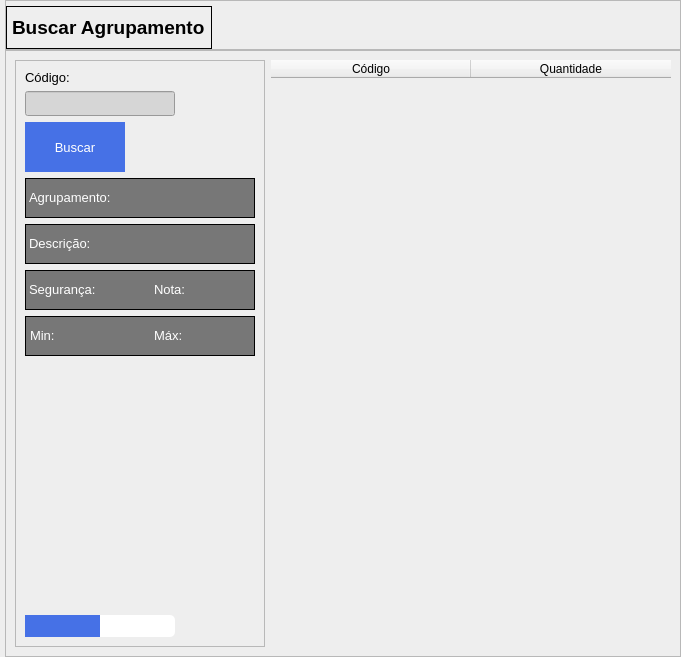
            <widget class="QWidget" name="search">
             <property name="styleSheet">
              <string notr="true">background-color: rgb(238, 238, 238);</string>
             </property>
             <layout class="QVBoxLayout" name="verticalLayout_7">
              <property name="spacing">
               <number>0</number>
              </property>
              <property name="leftMargin">
               <number>5</number>
              </property>
              <property name="topMargin">
               <number>0</number>
              </property>
              <property name="rightMargin">
               <number>0</number>
              </property>
              <property name="bottomMargin">
               <number>0</number>
              </property>
              <item>
               <widget class="QFrame" name="search_top_frame">
                <property name="minimumSize">
                 <size>
                  <width>0</width>
                  <height>50</height>
                 </size>
                </property>
                <property name="frameShape">
                 <enum>QFrame::StyledPanel</enum>
                </property>
                <property name="frameShadow">
                 <enum>QFrame::Raised</enum>
                </property>
                <layout class="QHBoxLayout" name="horizontalLayout_7">
                 <property name="spacing">
                  <number>0</number>
                 </property>
                 <property name="leftMargin">
                  <number>0</number>
                 </property>
                 <property name="topMargin">
                  <number>5</number>
                 </property>
                 <property name="rightMargin">
                  <number>0</number>
                 </property>
                 <property name="bottomMargin">
                  <number>0</number>
                 </property>
                 <item>
                  <widget class="QLabel" name="search_title">
                   <property name="minimumSize">
                    <size>
                     <width>100</width>
                     <height>0</height>
                    </size>
                   </property>
                   <property name="font">
                    <font>
                     <pointsize>14</pointsize>
                     <weight>75</weight>
                     <bold>true</bold>
                    </font>
                   </property>
                   <property name="frameShape">
                    <enum>QFrame::Box</enum>
                   </property>
                   <property name="text">
                    <string>Buscar Agrupamento</string>
                   </property>
                  </widget>
                 </item>
                 <item>
                  <spacer name="horizontalSpacer">
                   <property name="orientation">
                    <enum>Qt::Horizontal</enum>
                   </property>
                   <property name="sizeHint" stdset="0">
                    <size>
                     <width>40</width>
                     <height>20</height>
                    </size>
                   </property>
                  </spacer>
                 </item>
                </layout>
               </widget>
              </item>
              <item>
               <widget class="QFrame" name="base_frame_search">
                <property name="styleSheet">
                 <string notr="true">background-color: rgb(238, 238, 238);</string>
                </property>
                <property name="frameShape">
                 <enum>QFrame::StyledPanel</enum>
                </property>
                <property name="frameShadow">
                 <enum>QFrame::Raised</enum>
                </property>
                <layout class="QHBoxLayout" name="horizontalLayout_8">
                 <item>
                  <widget class="QFrame" name="search_opt_frame">
                   <property name="minimumSize">
                    <size>
                     <width>250</width>
                     <height>0</height>
                    </size>
                   </property>
                   <property name="maximumSize">
                    <size>
                     <width>300</width>
                     <height>16777215</height>
                    </size>
                   </property>
                   <property name="frameShape">
                    <enum>QFrame::StyledPanel</enum>
                   </property>
                   <property name="frameShadow">
                    <enum>QFrame::Raised</enum>
                   </property>
                   <layout class="QVBoxLayout" name="verticalLayout_8">
                    <item>
                     <widget class="QLabel" name="agrup_label">
                      <property name="minimumSize">
                       <size>
                        <width>0</width>
                        <height>15</height>
                       </size>
                      </property>
                      <property name="maximumSize">
                       <size>
                        <width>50</width>
                        <height>20</height>
                       </size>
                      </property>
                      <property name="font">
                       <font>
                        <pointsize>10</pointsize>
                       </font>
                      </property>
                      <property name="styleSheet">
                       <string notr="true">color: rgb(0, 0, 0)</string>
                      </property>
                      <property name="text">
                       <string>Código:</string>
                      </property>
                     </widget>
                    </item>
                    <item>
                     <widget class="QLineEdit" name="lineEdit">
                      <property name="minimumSize">
                       <size>
                        <width>0</width>
                        <height>25</height>
                       </size>
                      </property>
                      <property name="maximumSize">
                       <size>
                        <width>150</width>
                        <height>16777215</height>
                       </size>
                      </property>
                      <property name="styleSheet">
                       <string notr="true">color: rgb(0, 0, 0);
background-color: rgb(214, 214, 214);</string>
                      </property>
                      <property name="inputMask">
                       <string notr="true"/>
                      </property>
                      <property name="text">
                       <string/>
                      </property>
                     </widget>
                    </item>
                    <item>
                     <widget class="QPushButton" name="search_start">
                      <property name="minimumSize">
                       <size>
                        <width>0</width>
                        <height>50</height>
                       </size>
                      </property>
                      <property name="maximumSize">
                       <size>
                        <width>100</width>
                        <height>100</height>
                       </size>
                      </property>
                      <property name="font">
                       <font>
                        <pointsize>10</pointsize>
                       </font>
                      </property>
                      <property name="focusPolicy">
                       <enum>Qt::WheelFocus</enum>
                      </property>
                      <property name="styleSheet">
                       <string notr="true">QPushButton {
	background-color: rgb(70, 113, 230);
    color: rgb(255, 255, 255);
    border: None;
}
QPushButton:pressed {
    background-color: rgb(100, 100, 100);
}</string>
                      </property>
                      <property name="text">
                       <string>Buscar</string>
                      </property>
                      <property name="default">
                       <bool>true</bool>
                      </property>
                      <property name="flat">
                       <bool>true</bool>
                      </property>
                     </widget>
                    </item>
                    <item>
                     <widget class="QFrame" name="frame_14">
                      <property name="minimumSize">
                       <size>
                        <width>160</width>
                        <height>40</height>
                       </size>
                      </property>
                      <property name="styleSheet">
                       <string notr="true">background-color: rgb(119, 119, 119);</string>
                      </property>
                      <property name="frameShape">
                       <enum>QFrame::Box</enum>
                      </property>
                      <property name="frameShadow">
                       <enum>QFrame::Plain</enum>
                      </property>
                      <layout class="QHBoxLayout" name="horizontalLayout_13">
                       <property name="spacing">
                        <number>0</number>
                       </property>
                       <property name="leftMargin">
                        <number>3</number>
                       </property>
                       <property name="topMargin">
                        <number>0</number>
                       </property>
                       <property name="rightMargin">
                        <number>0</number>
                       </property>
                       <property name="bottomMargin">
                        <number>0</number>
                       </property>
                       <item>
                        <widget class="QLabel" name="agrup">
                         <property name="minimumSize">
                          <size>
                           <width>0</width>
                           <height>25</height>
                          </size>
                         </property>
                         <property name="maximumSize">
                          <size>
                           <width>16777215</width>
                           <height>25</height>
                          </size>
                         </property>
                         <property name="font">
                          <font>
                           <pointsize>10</pointsize>
                          </font>
                         </property>
                         <property name="styleSheet">
                          <string notr="true">color: rgb(255, 255, 255);
background-color: rgb(119, 119, 119);</string>
                         </property>
                         <property name="frameShape">
                          <enum>QFrame::NoFrame</enum>
                         </property>
                         <property name="text">
                          <string>Agrupamento:</string>
                         </property>
                         <property name="scaledContents">
                          <bool>true</bool>
                         </property>
                         <property name="textInteractionFlags">
                          <set>Qt::LinksAccessibleByMouse|Qt::TextSelectableByMouse</set>
                         </property>
                        </widget>
                       </item>
                      </layout>
                     </widget>
                    </item>
                    <item>
                     <widget class="QFrame" name="frame_13">
                      <property name="minimumSize">
                       <size>
                        <width>160</width>
                        <height>40</height>
                       </size>
                      </property>
                      <property name="styleSheet">
                       <string notr="true">background-color: rgb(119, 119, 119);</string>
                      </property>
                      <property name="frameShape">
                       <enum>QFrame::Box</enum>
                      </property>
                      <property name="frameShadow">
                       <enum>QFrame::Plain</enum>
                      </property>
                      <layout class="QHBoxLayout" name="horizontalLayout_12">
                       <property name="spacing">
                        <number>0</number>
                       </property>
                       <property name="leftMargin">
                        <number>3</number>
                       </property>
                       <property name="topMargin">
                        <number>0</number>
                       </property>
                       <property name="rightMargin">
                        <number>0</number>
                       </property>
                       <property name="bottomMargin">
                        <number>0</number>
                       </property>
                       <item>
                        <widget class="QLabel" name="desc">
                         <property name="minimumSize">
                          <size>
                           <width>100</width>
                           <height>25</height>
                          </size>
                         </property>
                         <property name="maximumSize">
                          <size>
                           <width>16777215</width>
                           <height>25</height>
                          </size>
                         </property>
                         <property name="font">
                          <font>
                           <pointsize>10</pointsize>
                          </font>
                         </property>
                         <property name="styleSheet">
                          <string notr="true">color: rgb(255, 255, 255);
background-color: rgb(119, 119, 119);</string>
                         </property>
                         <property name="frameShape">
                          <enum>QFrame::NoFrame</enum>
                         </property>
                         <property name="text">
                          <string>Descrição:</string>
                         </property>
                         <property name="textInteractionFlags">
                          <set>Qt::LinksAccessibleByMouse|Qt::TextSelectableByMouse</set>
                         </property>
                        </widget>
                       </item>
                      </layout>
                     </widget>
                    </item>
                    <item>
                     <widget class="QFrame" name="frame_16">
                      <property name="minimumSize">
                       <size>
                        <width>160</width>
                        <height>40</height>
                       </size>
                      </property>
                      <property name="styleSheet">
                       <string notr="true">background-color: rgb(119, 119, 119);</string>
                      </property>
                      <property name="frameShape">
                       <enum>QFrame::Box</enum>
                      </property>
                      <property name="frameShadow">
                       <enum>QFrame::Plain</enum>
                      </property>
                      <layout class="QHBoxLayout" name="horizontalLayout_15">
                       <property name="spacing">
                        <number>0</number>
                       </property>
                       <property name="leftMargin">
                        <number>3</number>
                       </property>
                       <property name="topMargin">
                        <number>0</number>
                       </property>
                       <property name="rightMargin">
                        <number>0</number>
                       </property>
                       <property name="bottomMargin">
                        <number>0</number>
                       </property>
                       <item>
                        <widget class="QLabel" name="seguranca">
                         <property name="minimumSize">
                          <size>
                           <width>100</width>
                           <height>25</height>
                          </size>
                         </property>
                         <property name="maximumSize">
                          <size>
                           <width>16777215</width>
                           <height>25</height>
                          </size>
                         </property>
                         <property name="font">
                          <font>
                           <pointsize>10</pointsize>
                          </font>
                         </property>
                         <property name="styleSheet">
                          <string notr="true">color: rgb(255, 255, 255);
background-color: rgb(119, 119, 119);</string>
                         </property>
                         <property name="frameShape">
                          <enum>QFrame::NoFrame</enum>
                         </property>
                         <property name="text">
                          <string>Segurança:</string>
                         </property>
                         <property name="textInteractionFlags">
                          <set>Qt::LinksAccessibleByMouse|Qt::TextSelectableByMouse</set>
                         </property>
                        </widget>
                       </item>
                       <item>
                        <widget class="QLabel" name="nota">
                         <property name="minimumSize">
                          <size>
                           <width>50</width>
                           <height>25</height>
                          </size>
                         </property>
                         <property name="maximumSize">
                          <size>
                           <width>100</width>
                           <height>25</height>
                          </size>
                         </property>
                         <property name="font">
                          <font>
                           <pointsize>10</pointsize>
                          </font>
                         </property>
                         <property name="styleSheet">
                          <string notr="true">color: rgb(255, 255, 255);
background-color: rgb(119, 119, 119);</string>
                         </property>
                         <property name="frameShape">
                          <enum>QFrame::NoFrame</enum>
                         </property>
                         <property name="text">
                          <string>Nota:</string>
                         </property>
                         <property name="textInteractionFlags">
                          <set>Qt::LinksAccessibleByMouse|Qt::TextSelectableByMouse</set>
                         </property>
                        </widget>
                       </item>
                      </layout>
                     </widget>
                    </item>
                    <item>
                     <widget class="QFrame" name="frame_15">
                      <property name="minimumSize">
                       <size>
                        <width>160</width>
                        <height>40</height>
                       </size>
                      </property>
                      <property name="styleSheet">
                       <string notr="true">background-color: rgb(119, 119, 119);</string>
                      </property>
                      <property name="frameShape">
                       <enum>QFrame::Box</enum>
                      </property>
                      <property name="frameShadow">
                       <enum>QFrame::Plain</enum>
                      </property>
                      <layout class="QHBoxLayout" name="horizontalLayout_14">
                       <property name="spacing">
                        <number>0</number>
                       </property>
                       <property name="leftMargin">
                        <number>4</number>
                       </property>
                       <property name="topMargin">
                        <number>0</number>
                       </property>
                       <property name="rightMargin">
                        <number>0</number>
                       </property>
                       <property name="bottomMargin">
                        <number>0</number>
                       </property>
                       <item>
                        <widget class="QLabel" name="min">
                         <property name="minimumSize">
                          <size>
                           <width>50</width>
                           <height>25</height>
                          </size>
                         </property>
                         <property name="maximumSize">
                          <size>
                           <width>16777215</width>
                           <height>25</height>
                          </size>
                         </property>
                         <property name="font">
                          <font>
                           <pointsize>10</pointsize>
                          </font>
                         </property>
                         <property name="styleSheet">
                          <string notr="true">color: rgb(255, 255, 255);
background-color: rgb(119, 119, 119);</string>
                         </property>
                         <property name="frameShape">
                          <enum>QFrame::NoFrame</enum>
                         </property>
                         <property name="text">
                          <string>Min:</string>
                         </property>
                         <property name="textInteractionFlags">
                          <set>Qt::LinksAccessibleByMouse|Qt::TextSelectableByMouse</set>
                         </property>
                        </widget>
                       </item>
                       <item>
                        <widget class="QLabel" name="max">
                         <property name="minimumSize">
                          <size>
                           <width>25</width>
                           <height>25</height>
                          </size>
                         </property>
                         <property name="maximumSize">
                          <size>
                           <width>100</width>
                           <height>25</height>
                          </size>
                         </property>
                         <property name="font">
                          <font>
                           <pointsize>10</pointsize>
                          </font>
                         </property>
                         <property name="styleSheet">
                          <string notr="true">color: rgb(255, 255, 255);
background-color: rgb(119, 119, 119);</string>
                         </property>
                         <property name="frameShape">
                          <enum>QFrame::NoFrame</enum>
                         </property>
                         <property name="text">
                          <string>Máx:</string>
                         </property>
                         <property name="textInteractionFlags">
                          <set>Qt::LinksAccessibleByMouse|Qt::TextSelectableByMouse</set>
                         </property>
                        </widget>
                       </item>
                      </layout>
                     </widget>
                    </item>
                    <item>
                     <spacer name="verticalSpacer_10">
                      <property name="orientation">
                       <enum>Qt::Vertical</enum>
                      </property>
                      <property name="sizeHint" stdset="0">
                       <size>
                        <width>17</width>
                        <height>253</height>
                       </size>
                      </property>
                     </spacer>
                    </item>
                    <item>
                     <widget class="QProgressBar" name="progressBar_search">
                      <property name="sizePolicy">
                       <sizepolicy hsizetype="Preferred" vsizetype="Fixed">
                        <horstretch>0</horstretch>
                        <verstretch>0</verstretch>
                       </sizepolicy>
                      </property>
                      <property name="minimumSize">
                       <size>
                        <width>150</width>
                        <height>0</height>
                       </size>
                      </property>
                      <property name="maximumSize">
                       <size>
                        <width>150</width>
                        <height>16777215</height>
                       </size>
                      </property>
                      <property name="focusPolicy">
                       <enum>Qt::WheelFocus</enum>
                      </property>
                      <property name="styleSheet">
                       <string notr="true">QProgressBar {
    border: 1px black;
    border-radius: 5px;
    background-color: rgb(255, 255, 255); 
    text-align: center;
}

QProgressBar::chunk {
    background-color: rgb(70, 113, 230); 
    width: 5px;  /* Width of the moving chunk */
    margin: 0px;  /* Space between individual chunks */
}</string>
                      </property>
                      <property name="maximum">
                       <number>0</number>
                      </property>
                      <property name="value">
                       <number>-1</number>
                      </property>
                      <property name="textVisible">
                       <bool>false</bool>
                      </property>
                      <property name="invertedAppearance">
                       <bool>false</bool>
                      </property>
                      <property name="format">
                       <string>%p%</string>
                      </property>
                     </widget>
                    </item>
                   </layout>
                  </widget>
                 </item>
                 <item>
                  <widget class="QTableWidget" name="search_result">
                   <property name="minimumSize">
                    <size>
                     <width>400</width>
                     <height>0</height>
                    </size>
                   </property>
                   <property name="frameShape">
                    <enum>QFrame::NoFrame</enum>
                   </property>
                   <property name="selectionMode">
                    <enum>QAbstractItemView::MultiSelection</enum>
                   </property>
                   <property name="showGrid">
                    <bool>true</bool>
                   </property>
                   <attribute name="horizontalHeaderDefaultSectionSize">
                    <number>200</number>
                   </attribute>
                   <column>
                    <property name="text">
                     <string>Código</string>
                    </property>
                    <property name="background">
                     <color>
                      <red>255</red>
                      <green>255</green>
                      <blue>255</blue>
                     </color>
                    </property>
                   </column>
                   <column>
                    <property name="text">
                     <string>Quantidade</string>
                    </property>
                   </column>
                  </widget>
                 </item>
                </layout>
               </widget>
              </item>
             </layout>
            </widget>
